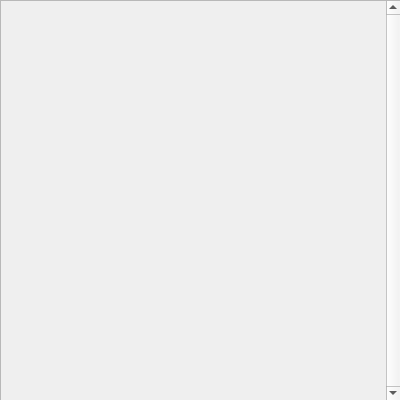
<?xml version="1.0" encoding="UTF-8"?>
<ui version="4.0">
 <class>HistoryPage</class>
 <widget class="QWidget" name="HistoryPage">
  <property name="geometry">
   <rect>
    <x>0</x>
    <y>0</y>
    <width>400</width>
    <height>400</height>
   </rect>
  </property>
  <property name="windowTitle">
   <string>HistoryPage</string>
  </property>
  <widget class="QScrollArea" name="historyList">
   <property name="geometry">
    <rect>
     <x>0</x>
     <y>0</y>
     <width>401</width>
     <height>401</height>
    </rect>
   </property>
   <property name="verticalScrollBarPolicy">
    <enum>Qt::ScrollBarPolicy::ScrollBarAlwaysOn</enum>
   </property>
   <property name="horizontalScrollBarPolicy">
    <enum>Qt::ScrollBarPolicy::ScrollBarAlwaysOff</enum>
   </property>
   <property name="sizeAdjustPolicy">
    <enum>QAbstractScrollArea::SizeAdjustPolicy::AdjustToContents</enum>
   </property>
   <property name="widgetResizable">
    <bool>true</bool>
   </property>
   <widget class="QWidget" name="scrollAreaWidgetContents">
    <property name="geometry">
     <rect>
      <x>0</x>
      <y>0</y>
      <width>383</width>
      <height>399</height>
     </rect>
    </property>
   </widget>
  </widget>
 </widget>
 <resources/>
 <connections/>
</ui>
